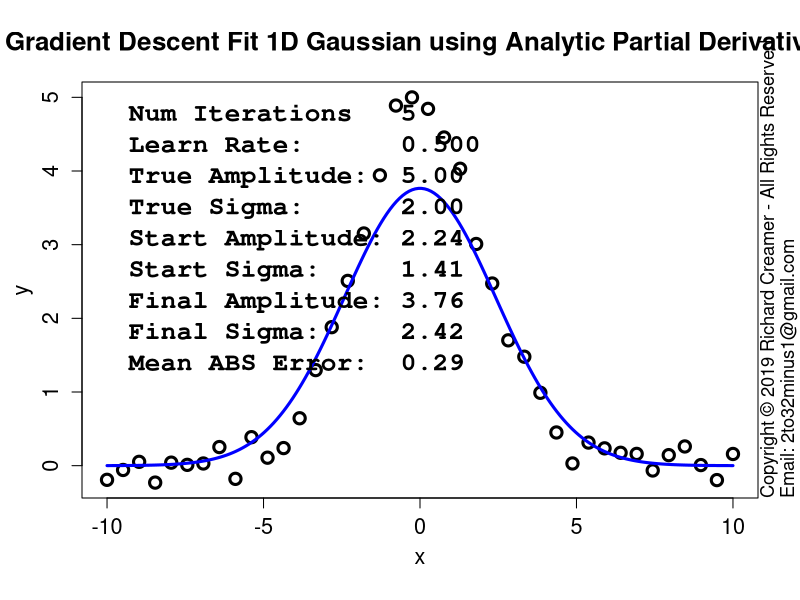

Write the R code that produced this figure.
##############################################################
### Copyright (c) Richard Creamer 2019 - All Rights Reserved
### Inquiries: email 2to32minus1@gmail.com
##############################################################

### Globals
fontScale = 1.2    # Global font size variable
lf        = 1.2    # Enlarge font of plot labels
verbose   = FALSE  # Verbose printing
lw        = 2      # Line width
xMargin   = 1      # X-axis margin for plots
yMargin   = 1      # Y-axis margin for plots
de        = 0.01   # Small constant for estimating derivatives numerically
smlPts    = 1      # Small  data point/circle
medPts    = 1.5    # Medium data point/circle
lrgPts    = 2.0    # Large  data point/circle

### Run this function to generate this plot
runFunc = function() {
	dw = 1000
	dh = 750	
	path = "D:/Code/R/LeastSquaresPlay/PlotsAndAssocCode/Plot11/"
	gd = makeGaussianTestData()
	savePngVerbose( paste(path, "Plot11.png", sep=""), 
					fitGauss1d, w=1280, h=dh, un="px", nIter=5, gd=gd )
}

### Nonlinear least-squares gradient-descent curve fitting for Gaussian
fitGauss1d = function( learnRate = 0.5, nIter=100, nPts=40, drawPointLines=FALSE, doPlot=TRUE, numDerivs=FALSE, plotContours=FALSE, gd=NULL ) {
	set.seed( 3 )
	a = s = x = y = guesses = NULL
	if ( is.null( gd ) )
		gd = makeGaussianTestData()
	a = gd$trueAmpl
	s = gd$trueSigma
	trueAmpl = gd$trueAmpl
	trueSigma = gd$trueSigma
	x = gd$x
	y = gd$y
	nPts=gd$nPts
	guesses = gd$guesses
	aEst = guesses$a
	sEst = guesses$s
	da = 0
	ds = 0
	amplLegs = c( aEst )
	sigmaLegs = c( sEst )
	if ( nIter > 0 ) {
		# Basic implementation of Gradient Descent
		for ( i in 1:nIter ) {
			da = if ( numDerivs ) gaussDeDaNum( x, y, aEst, sEst ) else gaussDeDa( x, y, aEst, sEst )
			ds = if ( numDerivs ) gaussDeDsNum( x, y, aEst, sEst ) else gaussDeDs( x, y, aEst, sEst )
			aEst = aEst - learnRate * da
			sEst = sEst - learnRate * ds
			amplLegs[ length(amplLegs) + 1 ] = aEst
			sigmaLegs[ length(sigmaLegs) + 1 ] = sEst
			if ( verbose )
				print( sprintf( "Mean ABS fit error: %f\n", meanGaussAbsErr( x, y, aEst, sEst ) ) )
		}
	}
	finalMeanAbsFitError = meanGaussAbsErr( x, y, aEst, sEst )
	if ( doPlot) {
		plotTitle = "Gradient Descent Fit 1D Gaussian using Analytic Partial Derivatives"
		if ( numDerivs )
			plotTitle = "Gradient Descent Fit 1D Gaussian using Numerical Est. Partial Derivatives"
		plot( x, y, cex.lab=lf, xlab="", ylab="", main=plotTitle, cex=medPts, lwd=lw+1, cex.main=1.3*fontScale, cex.axis=1.3 )
		addAxisLabels()	
		predX = seq( x[1], x[length(x)], length.out=200 )
		predY = gauss1dFunc( predX, aEst, sEst )
		lines( predX, predY, col="blue", lwd=lw+1 )
		if ( drawPointLines )
			segments( x, y, x, gauss1dFunc( x, aEst, sEst ), col = "red" )
		legText = c()		
		legText[length(legText)+1] = sprintf( "Num Iterations   %d", nIter )
		legText[length(legText)+1] = sprintf( "Learn Rate:      %.3f", learnRate )
		legText[length(legText)+1] = sprintf( "True Amplitude:  %.2f", a )
		legText[length(legText)+1] = sprintf( "True Sigma:      %.2f", s )
		legText[length(legText)+1] = sprintf( "Start Amplitude: %.2f", guesses$a )
		legText[length(legText)+1] = sprintf( "Start Sigma:     %.2f", guesses$s )
		legText[length(legText)+1] = sprintf( "Final Amplitude: %.2f", aEst )
		legText[length(legText)+1] = sprintf( "Final Sigma:     %.2f", sEst )
		legText[length(legText)+1] = sprintf( "Mean ABS Error:  %.2f", meanGaussAbsErr( x, y, aEst, sEst ) )
		legLtys = seq( from=0, to=0, length=length(legText) )
		parSave = par( family="mono", font=2 )		
		legend( "topleft", inset=c(0,0), legend=legText, lty=legLtys, box.col="transparent", cex=1.3*fontScale, bg="transparent" )
		par( parSave )
	}
	if ( plotContours ) {
		plotGaussErrorContours( gd=gd )
		lines( amplLegs, sigmaLegs, col="red", lwd=lw )
	}
	return( list( x=x, y=y, a=aEst, s=sEst, meanAbsFitError=finalMeanAbsFitError, amplLegs=amplLegs, sigmaLegs=sigmaLegs, lr=learnRate ) )
}

### Shared use case Gaussian data set generator used by several cooperating functions
makeGaussianTestData = function( trueAmpl=5, trueSigma=2, aGuess=sqrt(trueAmpl), sGuess=sqrt(trueSigma), nPts=40 ) {
	set.seed( 3 )
	x = seq( -5*trueSigma, 5*trueSigma, length=nPts )
	y = gauss1dFunc( x, trueAmpl, trueSigma ) + rnorm( length(x), sd=0.2 )
	guesses = list( a=aGuess, s=sGuess )
	tuple = list( trueAmpl=trueAmpl, trueSigma=trueSigma, x=x, y=y, nPts=nPts, guesses=guesses )
	return( tuple )
}

### Compute mean SSD Gaussian cost function over a grid of Amplitude and Sigma values
### Note: returned matrix may need to be transposed for some functions such as contour()
### TODO: Try to use outer()
getGaussErrorGrid = function( errorFunc, ampls, sigmas, x, y ) {
	nr = length( sigmas )
	nc = length( ampls )
	z = matrix( nrow=nr, ncol=nc )	
	for ( row in 1:nr ) {     # loop over y-coordinates (sigma)
		sigma = sigmas[row]
		for ( col in 1:nc ) { # loop over x-coordinates (amplitude)
			ampl = ampls[col]
			z[row, col] = errorFunc( x, y, a=ampl, sigma=sigma )
		}
	}
	return( z )
}

### 2D plot error contours for range of Amplitude and Sigma values
### Amplitude maps to x-axis, Sigma maps to y-axis
plotGaussErrorContours = function( nLevels=30, customTitle="", drawGradVecs=FALSE, normGradVecs=TRUE, gd=NULL ) {
	set.seed( 3 )
	if ( is.null( gd ) )
		gd = makeGaussianTestData()
	a = gd$trueAmpl
	s = gd$trueSigma
	x = gd$x
	y = gd$y
	minAmpl  = a * 0.1;	maxAmpl  = a * 1.7
	minSigma = s * 0.1;	maxSigma = s * 1.7
	# Adjust ranges so plot is square
	deltaA = maxAmpl - minAmpl
	deltaS = maxSigma - minSigma
	maxDelta = if ( deltaA > deltaS ) deltaA else deltaS
	if ( deltaA > deltaS ) {
		maxSigma = minSigma + maxDelta
	} else {
		maxAmpl = minAmpl + maxDelta
	}
	nr = 200
	nc = 200
	ampls = seq( minAmpl, maxAmpl, length.out=nc )
	sigmas = seq( minSigma, maxSigma, length.out=nr )
	z = getGaussErrorGrid( meanGaussSsdErr, ampls, sigmas, x, y )
	xLim1 = minAmpl
	xLim2 = maxAmpl
	yLim1 = minSigma
	yLim2 = maxSigma
	plotTitle = ""
	if ( !drawGradVecs ) {
		plotTitle = sprintf( "1D Gaussian Cost Function Contours\nTrue Model: Amplitude = %.1f  Sigma = %.1f (noise added)", a, s )
	} else if ( normGradVecs ) {
		plotTitle = sprintf( "1D Gaussian Cost Function Contours w/Gradient (Unit) Vectors\nTrue Model: Amplitude = %.1f  Sigma = %.1f (noise added)", a, s )
	} else {
		plotTitle = sprintf( "1D Gaussian Cost Function Contours w/Gradient Vectors\nTrue Model: Amplitude = %.1f  Sigma = %.1f (noise added)", a, s )
	}
	if ( customTitle != "" )
		plotTitle = customTitle
	xform = contour( ampls, sigmas, t(z), axes=FALSE, cex.lab=lf, main=plotTitle, asp=1.0,
					 xlab="", ylab="", labcex=1.2, nlevels=nLevels, cex.main=1.3*fontScale, cex.axis=1.3 )
	xAxisMin = ceiling( gpl()$xLim[1] )
	xAxisMax = floor( gpl()$xLim[2] )
	yAxisMin = ceiling( gpl()$yLim[1] )
	yAxisMax = floor( gpl()$yLim[2] )
	axis( side=1, at=xAxisMin:xAxisMax, cex.axis=1.3 )
	axis( side=2, at=yAxisMin:yAxisMax, cex.axis=1.3 )
	addAxisLabels( xLabel="Amplitude", yLabel="Sigma" )
	box()
	xLimits = axisLimits( x )
	yLimits = axisLimits( y )
	lines( c(-1,12), c( s, s ), col="blue", lwd=lw )
	lines( c( a, a), c(-1,10), col="blue", lwd=lw )
	if ( drawGradVecs ) {
		gradPtsX1 = c()
		gradPtsY1 = c()
		gradPtsX2 = c()
		gradPtsY2 = c()
		gridSize=13
		for ( sigma in seq( from=sigmas[2], to=sigmas[length(sigmas)-1], length=gridSize ) ) {
			for ( ampl in seq( from=ampls[2], to=ampls[length(ampls)-1], length=gridSize ) ) {
				gradPtsX1[length(gradPtsX1)+1] = ampl
				gradPtsY1[length(gradPtsY1)+1] = sigma
				da = gaussDeDa( x, y, ampl, sigma )
				ds = gaussDeDs( x, y, ampl, sigma )
				mag = sqrt( da*da + ds*ds )
				if ( normGradVecs ) {
					da = da/mag/4 # hard-coded case-specific scale factor, unit vecs a bit too long for plot
					ds = ds/mag/4
				} else {
					da = da * 0.22 # hard-coded case-specific scale factor
					ds = ds * 0.22
				}
				gradPtsX2[length(gradPtsX2)+1] = ampl  - da
				gradPtsY2[length(gradPtsY2)+1] = sigma - ds
			}
		}
		points( gradPtsX1, gradPtsY1, col="blue", lwd=lw )
		arrows( gradPtsX1, gradPtsY1, gradPtsX2, gradPtsY2, col="blue", lwd=lw, cex=medPts, angle=15, length=0.125 )
	}
}

### Gaussian error/cost function - SSD
meanGaussSsdErr = function( x, y, a, sigma ) {
	return( (1/length(x)) * sum( (gauss1dFunc( x, a, sigma ) - y)^2 ) )
}

### Gaussian error/cost function - abs() of line lengths (not squared)
meanGaussAbsErr = function( x, y, a, sigma ) {
	return( (1/length(x)) * sum( abs(gauss1dFunc( x, a, sigma ) - y) ) )
}

### Analytical/exact partial derivative of error/cost function wrt Amplitude
gaussDeDa = function( x, y, a, sigma ) {
	term1 = sum( gauss1dFunc(x, a, sigma) * exp( -0.5 * (x/sigma)^2) )
	term2 = sum( y * exp( -0.5 * (x/sigma)^2) )
	return( 2 * ( term1 - term2 )/length(x) )
}

### Numerical estimation of partial derivative of error/cost function wrt Amplitude
gaussDeDaNum = function( x, y, a, sigma ) {
	e1 = meanGaussSsdErr( x, y, a, sigma )
	e2 = meanGaussSsdErr( x, y, a + de, sigma )
	return( (e2 - e1)/de )
}

### Analytical/exact partial derivative of error/cost function wrt Sigma
gaussDeDs = function( x, y, a, sigma ) {
	v = 2*a/sigma^3
	term1 = sum( gauss1dFunc(x, a, sigma) * x^2 * exp( -0.5 * (x/sigma)^2) )
	term2 = sum( x^2 * y * exp( -0.5 * (x/sigma)^2) )
	return( v * ( term1 - term2 )/length(x) )
}

### Numerical estimation of partial derivative of error/cost function wrt Sigma
gaussDeDsNum = function( x, y, a, sigma ) {
	e1 = meanGaussSsdErr( x, y, a, sigma )
	e2 = meanGaussSsdErr( x, y, a, sigma + de )
	return( (e2 - e1)/de )
}

### 1D Gaussian
gauss1dFunc = function( x, a, sigma ) {
	return( a * exp( -0.5 * (x/sigma)^2 ) )
}

### Shared use case Gaussian data set generator used by several cooperating functions
makeGaussianTestData = function( trueAmpl=5, trueSigma=2, aGuess=sqrt(trueAmpl), sGuess=sqrt(trueSigma), nPts=40 ) {
	set.seed( 3 )
	x = seq( -5*trueSigma, 5*trueSigma, length=nPts )
	y = gauss1dFunc( x, trueAmpl, trueSigma ) + rnorm( length(x), sd=0.2 )
	guesses = list( a=aGuess, s=sGuess )
	tuple = list( trueAmpl=trueAmpl, trueSigma=trueSigma, x=x, y=y, nPts=nPts, guesses=guesses )
	return( tuple )
}

### Convience method to add x/y axis labels
addAxisLabels = function( xLabel="x", yLabel="y", cexVal=1.3 ) {
	mtext( text=xLabel, side=1, line=2.5, cex=cexVal )
	mtext( text=yLabel, side=2, line=2.5, cex=cexVal )
}

### Save to PNG file, specify width and height
savePngVerbose = function( path, plotFunc, w=512, h=512, un="px", doCopyright=TRUE, ... ) {
	png( filename = path, type="cairo", units=un, width=w, height=h, pointsize=12, res=96 )
	plotFunc( ... )
	if ( doCopyright )
		addCopyright()
	dev.off()
}

### Add copyright notice to plot via text()
addCopyright = function() {
	mtext( "Copyright \uA9 2019 Richard Creamer - All Rights Reserved", side=4, line=0, adj=0, cex=1.1 )
	mtext( "Email: 2to32minus1@gmail.com", side=4, line=1, adj=0, cex=1.1 )
}

runFunc()
